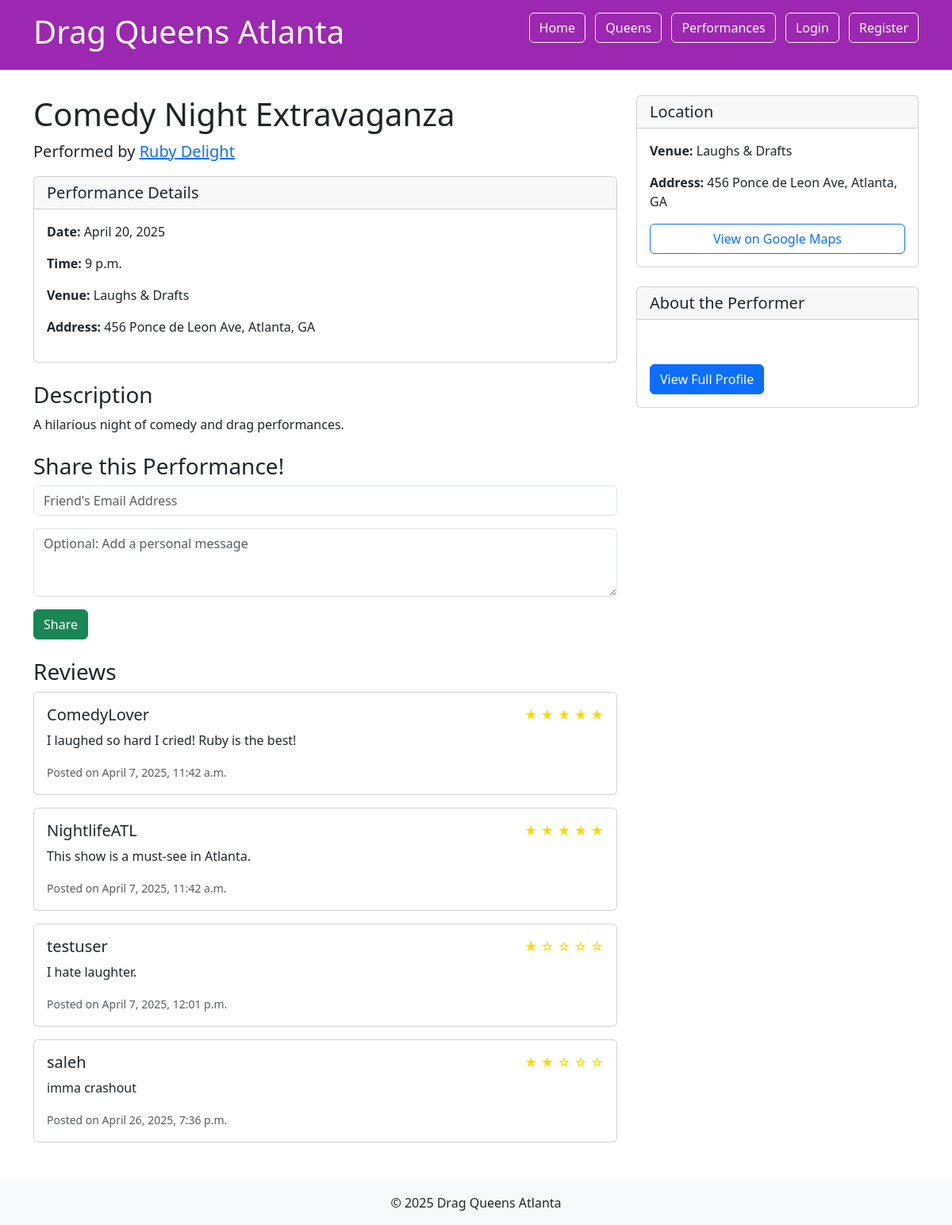
The page /performances/2/ on the database as committed earlier.
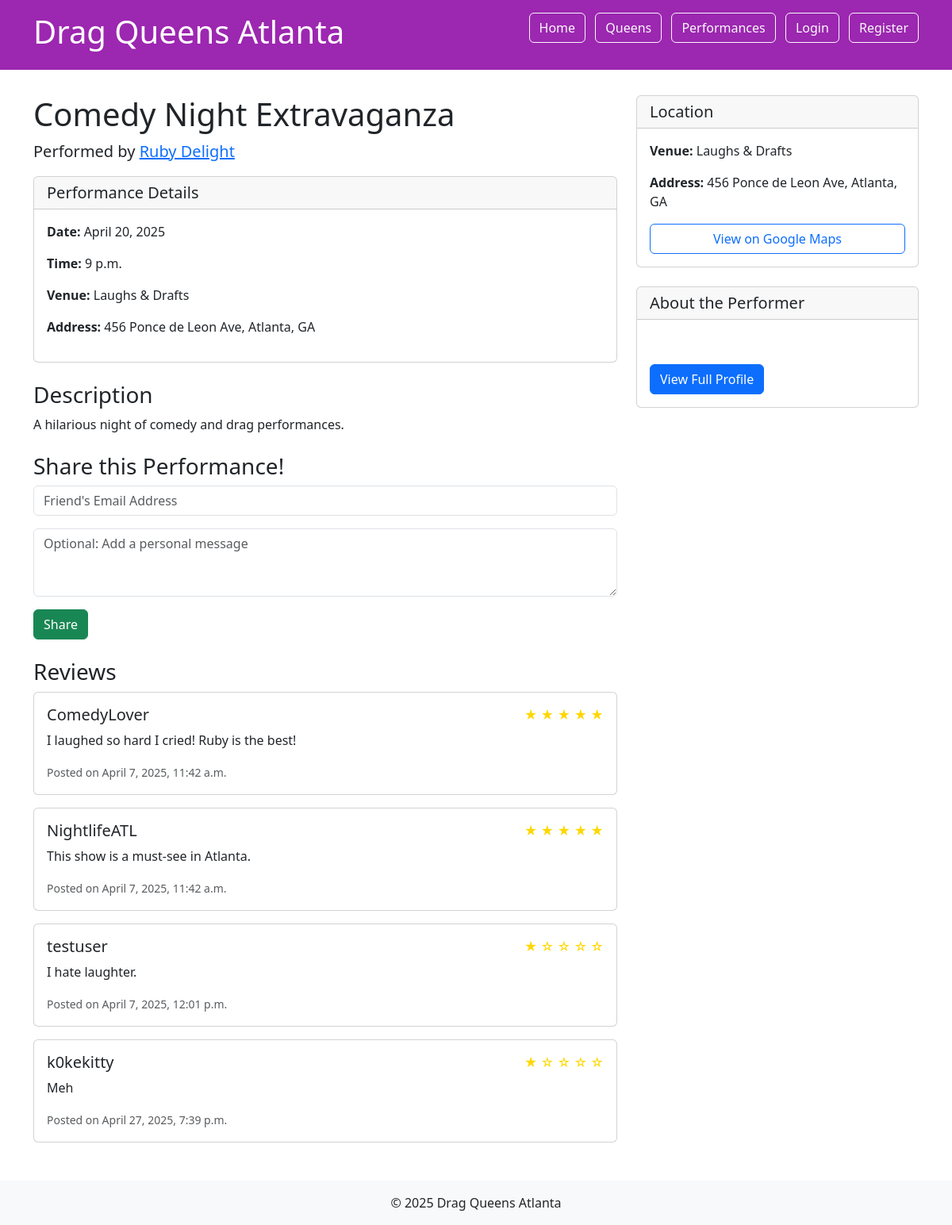
The same page on the database as committed later.
### core/models.py (models this page shows, shortened)
class Review(models.Model):
    performance = models.ForeignKey(Performance, on_delete=models.CASCADE, related_name='reviews')
    user = models.ForeignKey(User, on_delete=models.CASCADE)
    rating = models.IntegerField(choices=[(i, i) for i in range(1, 6)])  # 1-5 stars
    comment = models.TextField()
    created_at = models.DateTimeField(auto_now_add=True)

### core/views.py (the view)
# urls.py: path('performances/<int:performance_id>/', views.performance_detail, name='performance_detail'),
def performance_detail(request, performance_id):
    performance = get_object_or_404(Performance, id=performance_id)
    if performance.queen_name:
        queen = performance.queen_name
    else:
        queen = next((q for q in QUEENS if q['id'] == performance.queen_id), None)
    if performance.queen_name:
        related_performances = Performance.objects.filter(
            Q(queen_name=performance.queen_name) | Q(venue=performance.venue)
        ).exclude(id=performance_id)[:3]
    else:
        related_performances = Performance.objects.filter(
            Q(queen_id=performance.queen_id) | Q(venue=performance.venue)
        ).exclude(id=performance_id)[:3]
    user_has_reviewed = False
    if request.user.is_authenticated:
        user_has_reviewed = Review.objects.filter(
            performance=performance,
            user=request.user
        ).exists()
    return render(request, 'core/performance_detail.html', {
        'performance': performance,
        'queen': queen,
        'related_performances': related_performances,
        'user_has_reviewed': user_has_reviewed,
    })

### core/context_processors.py (called while the page is built, shortened)
def unread_notifications(request):
    notification_count = 0
    return {'unread_notification_count': notification_count}

### templates/core/performance_detail.html (shortened to what this page needs)
{% extends 'base.html' %}
{% load static %}
{% block content %}
<div class="row">
    <div class="col-md-8">
        <h1>{{ performance.title }}</h1>
        <p class="lead">Performed by <a href="{% url 'queen_detail' performance.queen_id %}">{{ performance.queen_name }}</a></p>
        <div class="performance-details mb-4">
            <div class="card">
                <div class="card-header">
                    <h5 class="mb-0">Performance Details</h5>
                </div>
                <div class="card-body">
                    <p><strong>Date:</strong> {{ performance.date }}</p>
                    <p><strong>Time:</strong> {{ performance.time }}</p>
                    <p><strong>Venue:</strong> {{ performance.venue }}</p>
                    <p><strong>Address:</strong> {{ performance.address }}</p>
                </div>
            </div>
        </div>
        <div class="description mb-4">
            <h3>Description</h3>
            <p>{{ performance.description }}</p>
        </div>
    <div class="share-performance mb-4">
    <h3>Share this Performance!</h3>
    <form method="POST" action="{% url 'share_performance' performance.id %}">
        <div class="mb-3">
            <input type="email" name="friend_email" class="form-control" placeholder="Friend's Email Address" required>
        </div>
        <div class="mb-3">
            <textarea name="message" class="form-control" placeholder="Optional: Add a personal message" rows="3"></textarea>
        </div>
        <button type="submit" class="btn btn-success">Share</button>
    </form>
</div>
        <div class="reviews">
            <h3>Reviews</h3>
            {% for review in performance.reviews.all %}
                <div class="card mb-3">
                    <div class="card-body">
                        <div class="d-flex justify-content-between">
                            <h5>{{ review.user.username }}</h5>
                            <div class="star-rating">
                                {% for i in "12345" %}
                                    {% if forloop.counter <= review.rating %}
                                        ★
                                    {% else %}
                                        ☆
                                    {% endif %}
                                {% endfor %}
                            </div>
                        </div>
                        <p class="card-text">{{ review.comment }}</p>
                        <small class="text-muted">Posted on {{ review.created_at }}</small>
                    </div>
                </div>
            {% empty %}
                <p>No reviews yet.</p>
            {% endfor %}
        </div>
    </div>
    <div class="col-md-4">
        <div class="card mb-4">
            <div class="card-header">
                <h5 class="mb-0">Location</h5>
            </div>
            <div class="card-body">
                <p><strong>Venue:</strong> {{ performance.venue }}</p>
                <p><strong>Address:</strong> {{ performance.address }}</p>
                <a href="https://www.google.com/maps/search/?api=1&query={{ performance.address|urlencode }}"
                   class="btn btn-outline-primary w-100" target="_blank">
                    View on Google Maps
                </a>
            </div>
        </div>
        <div class="card">
            <div class="card-header">
                <h5 class="mb-0">About the Performer</h5>
            </div>
            <div class="card-body">
                <a href="{% url 'queen_detail' performance.queen_id %}" class="btn btn-primary">View Full Profile</a>
            </div>
        </div>
    </div>
</div>
{% endblock %}

Rows that differ between the two databases and show on the page:
removed Review: user.username "saleh", rating 2 (drawn), comment "imma crashout", created_at "April 26, 2025, 7:36 p.m."
added Review: user.username "k0kekitty", rating 1 (drawn), comment "Meh", created_at "April 27, 2025, 7:39 p.m."
